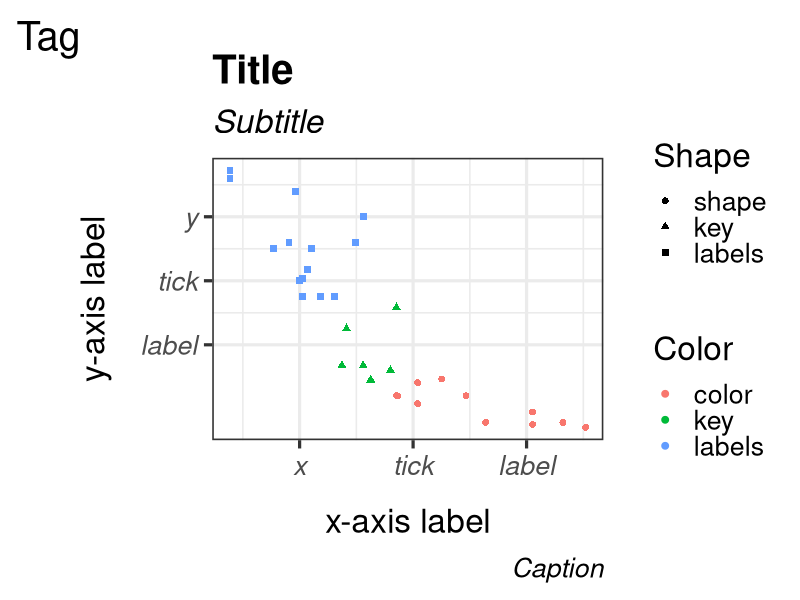
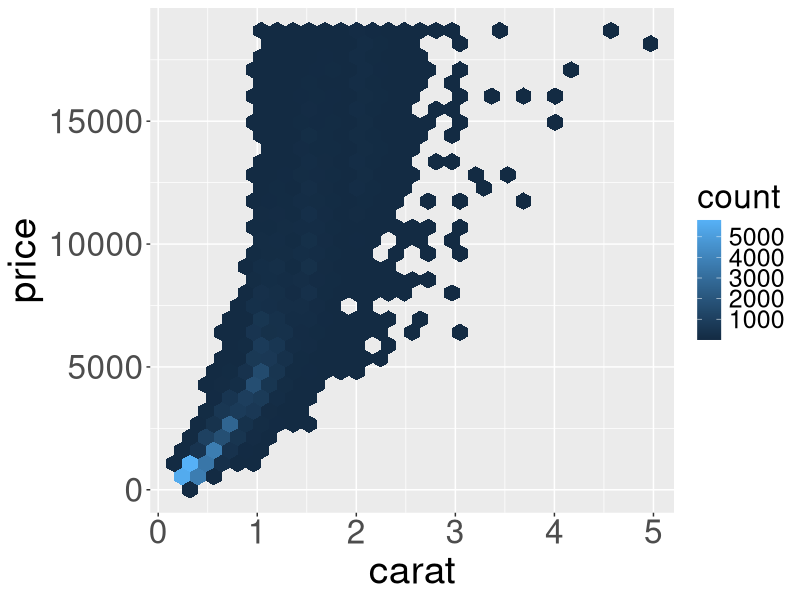
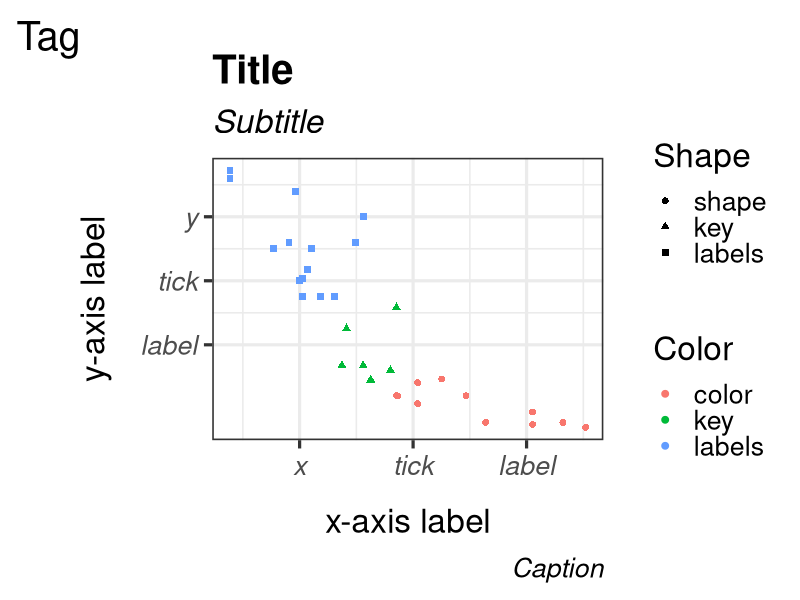
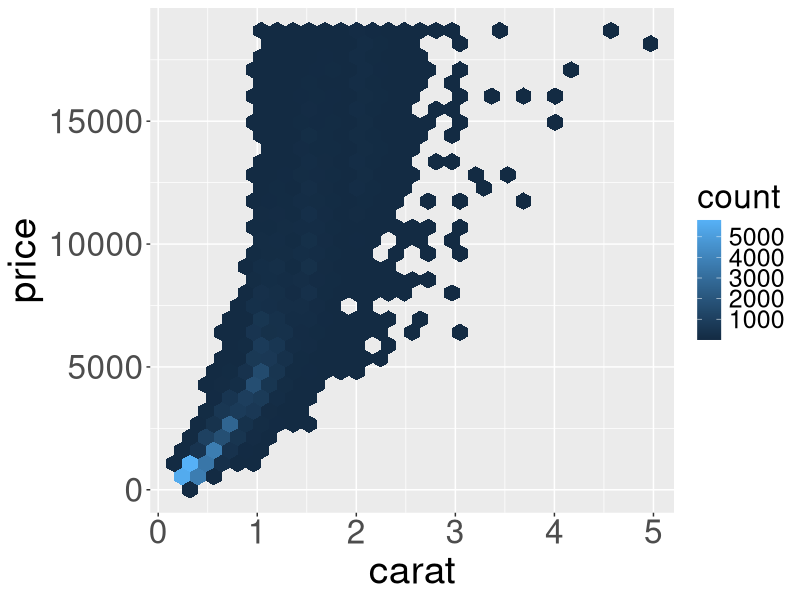

Recreate these plots in R, in order.
library(tidyverse)


# annotated themes --------------------------------------------------------


ggplot(mtcars, aes(mpg, disp, color = factor(cyl), shape = factor(cyl)) ) + geom_point(size = 2) +
  labs(tag = "Tag", title = "Title", subtitle = "Subtitle",
       caption = "Caption", x = "x-axis label", y = "y-axis label",
       color = "Color", shape = "Shape") + 
  scale_x_continuous(breaks = c(15, 22.5, 30), 
                     labels = c("x", "tick", "label")) + 
  scale_y_continuous(breaks = c(400, 300, 200), 
                     labels = c("y", "tick", "label")
                    ) +
  scale_color_discrete(labels = c("color", "key", "labels")) + 
  scale_shape_discrete(labels = c("shape", "key", "labels")) + 
  theme_bw(base_size = 24) + 
  theme(plot.caption = element_text(face = "italic"),
        plot.title = element_text(face = "bold"), 
        plot.subtitle = element_text(face = "italic"),
        axis.text = element_text(face = "italic"),
        axis.title.x = element_text(margin = margin(t = 20)),
        axis.title.y = element_text(margin = margin(r = 20)))

ggsave(here::here("images/ggplot-annotated-theme.png"), dpi = 320)


# diamonds ----------------------------------------------------------------

ggplot(diamonds, aes(carat, price)) + geom_hex() + 
  theme(axis.text = element_text(size = 24),
        axis.title = element_text(size = 28),
        legend.title = element_text(size = 24),
        legend.text = element_text(size = 18))

ggsave(here::here("images/ggplot-annotated-diamonds.png"), dpi = 320)

